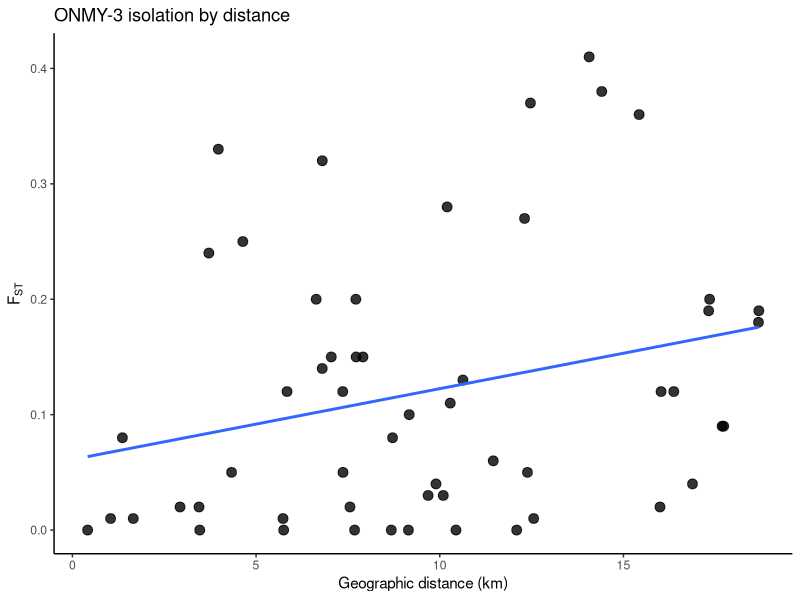
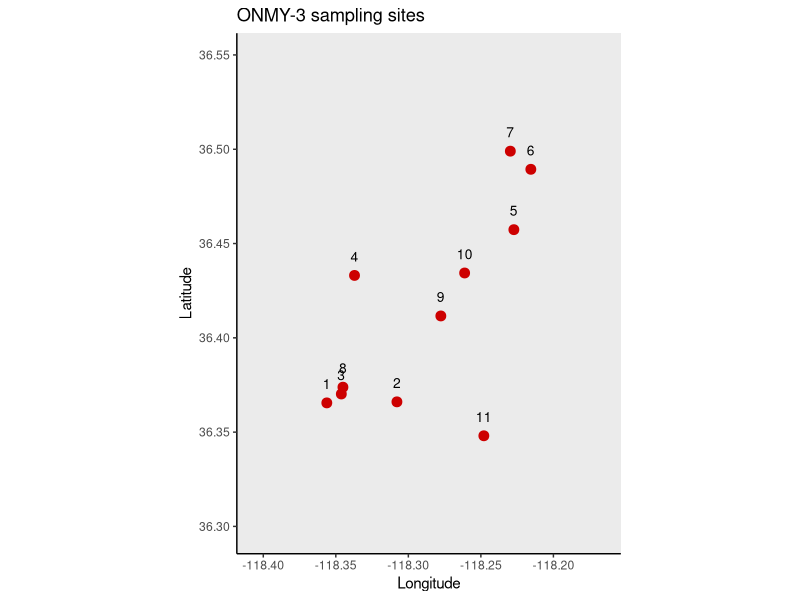

Generate these figures, in order, with R: (Note: this script raises an error after producing the figures.)
# -----------------------------
# ONMY-3 California golden trout
# Cordes et al. 2006
# Table 5 pairwise FST + Figure 1 sites
# -----------------------------

library(dplyr)
library(geosphere)
library(ggplot2)
library(maps)

# -----------------------------
# paths
# -----------------------------
setwd("/Users/johnmccall/Library/CloudStorage/OneDrive-TheOhioStateUniversity/Spring_2026/Landgen_DGS/DGS-Patterns-of-Fish-Diversity/DGS-Patterns-of-Fish-Diversity/Objective 2/Data/ONMY-3")

# -----------------------------
# sites (site, lat, lon ONLY)
# site order follows Table 5:
# VC, GC, LWM, JL, CSL, CL2, CL4, MJC, MBS, USS, SFK
# named-feature anchors were used where available;
# stream localities without exact sample GPS were placed
# at the named feature / best-available confluence anchor.
# -----------------------------
ONMY_3_sites <- data.frame(
  site = 1:11,
  lat = c(
    36.3655,    # 1 VC  Volcanic Creek
    36.36605,   # 2 GC  Groundhog Meadows / Groundhog Creek anchor
    36.3702162, # 3 LWM Little Whitney Meadow
    36.4330905, # 4 JL  Johnson Lake
    36.4573567, # 5 CSL Chicken Spring Lake
    36.4893625, # 6 CL2 Cottonwood Lake Number Two
    36.49898,   # 7 CL4 Cottonwood Lake Number Four
    36.3738273, # 8 MJC Middle Johnson Creek / Johnson Creek anchor
    36.4116,    # 9 MBS Mouth of Barigan Stringer / Barigan Stringer anchor
    36.434381,  # 10 USS Upper Stokes Stringer / Stokes Stringer anchor
    36.3480556  # 11 SFK South Fork Kern River above Ramshaw barrier
  ),
  lon = c(
    -118.3562,    # 1 VC
    -118.30787,   # 2 GC
    -118.346199,  # 3 LWM
    -118.3371076, # 4 JL
    -118.2272578, # 5 CSL
    -118.2155585, # 6 CL2
    -118.22969,   # 7 CL4
    -118.3450879, # 8 MJC
    -118.2776,    # 9 MBS
    -118.2611984, # 10 USS
    -118.24795    # 11 SFK
  )
)

# -----------------------------
# FST matrix (Table 5)
# order: VC, GC, LWM, JL, CSL, CL2, CL4, MJC, MBS, USS, SFK
# negative values set to 0
# -----------------------------
ONMY_3_fst <- matrix(0, 11, 11)
rownames(ONMY_3_fst) <- colnames(ONMY_3_fst) <- 1:11

ONMY_3_fst[2,1]  <- 0.05
ONMY_3_fst[3,1]  <- 0.01; ONMY_3_fst[3,2]  <- 0.00
ONMY_3_fst[4,1]  <- 0.20; ONMY_3_fst[4,2]  <- 0.15; ONMY_3_fst[4,3]  <- 0.15
ONMY_3_fst[5,1]  <- 0.36; ONMY_3_fst[5,2]  <- 0.37; ONMY_3_fst[5,3]  <- 0.38; ONMY_3_fst[5,4]  <- 0.28
ONMY_3_fst[6,1]  <- 0.18; ONMY_3_fst[6,2]  <- 0.12; ONMY_3_fst[6,3]  <- 0.09; ONMY_3_fst[6,4]  <- 0.01; ONMY_3_fst[6,5]  <- 0.24
ONMY_3_fst[7,1]  <- 0.19; ONMY_3_fst[7,2]  <- 0.12; ONMY_3_fst[7,3]  <- 0.09; ONMY_3_fst[7,4]  <- 0.00; ONMY_3_fst[7,5]  <- 0.25; ONMY_3_fst[7,6]  <- 0.01
ONMY_3_fst[8,1]  <- 0.08; ONMY_3_fst[8,2]  <- 0.02; ONMY_3_fst[8,3]  <- -0.02; ONMY_3_fst[8,4]  <- 0.20; ONMY_3_fst[8,5]  <- 0.41; ONMY_3_fst[8,6]  <- 0.19; ONMY_3_fst[8,7]  <- 0.20
ONMY_3_fst[9,1]  <- 0.08; ONMY_3_fst[9,2]  <- -0.01; ONMY_3_fst[9,3]  <- -0.04; ONMY_3_fst[9,4]  <- 0.12; ONMY_3_fst[9,5]  <- 0.32; ONMY_3_fst[9,6]  <- 0.11; ONMY_3_fst[9,7]  <- 0.13; ONMY_3_fst[9,8]  <- 0.05
ONMY_3_fst[10,1] <- 0.06; ONMY_3_fst[10,2] <- -0.05; ONMY_3_fst[10,3] <- -0.07; ONMY_3_fst[10,4] <- 0.14; ONMY_3_fst[10,5] <- 0.33; ONMY_3_fst[10,6] <- 0.12; ONMY_3_fst[10,7] <- 0.15; ONMY_3_fst[10,8] <- 0.03; ONMY_3_fst[10,9] <- 0.02
ONMY_3_fst[11,1] <- 0.04; ONMY_3_fst[11,2] <- 0.01; ONMY_3_fst[11,3] <- -0.02; ONMY_3_fst[11,4] <- 0.05; ONMY_3_fst[11,5] <- 0.27; ONMY_3_fst[11,6] <- 0.02; ONMY_3_fst[11,7] <- 0.04; ONMY_3_fst[11,8] <- 0.10; ONMY_3_fst[11,9] <- 0.02; ONMY_3_fst[11,10] <- 0.03

ONMY_3_fst[upper.tri(ONMY_3_fst)] <- t(ONMY_3_fst)[upper.tri(ONMY_3_fst)]
ONMY_3_fst[ONMY_3_fst < 0] <- 0
diag(ONMY_3_fst) <- 0

# -----------------------------
# pairwise geographic distances for IBD
# -----------------------------
coords <- ONMY_3_sites %>% select(lon, lat)
geo_dist_km <- geosphere::distm(coords, fun = geosphere::distHaversine) / 1000
rownames(geo_dist_km) <- colnames(geo_dist_km) <- ONMY_3_sites$site

ibd_df <- data.frame(
  site1   = rownames(ONMY_3_fst)[row(ONMY_3_fst)[upper.tri(ONMY_3_fst)]],
  site2   = colnames(ONMY_3_fst)[col(ONMY_3_fst)[upper.tri(ONMY_3_fst)]],
  fst     = ONMY_3_fst[upper.tri(ONMY_3_fst)],
  dist_km = geo_dist_km[upper.tri(geo_dist_km)]
)

# -----------------------------
# map of sampling sites
# -----------------------------
world_map <- map_data("world")
usa_map   <- subset(world_map, region %in% c("USA", "Mexico"))

map_df <- ONMY_3_sites %>%
  mutate(label = as.character(site))

p_map <- ggplot() +
  geom_polygon(
    data = usa_map,
    aes(x = long, y = lat, group = group),
    fill = "grey92",
    color = "grey55",
    linewidth = 0.2
  ) +
  geom_point(
    data = map_df,
    aes(x = lon, y = lat),
    color = "red3",
    size = 3
  ) +
  geom_text(
    data = map_df,
    aes(x = lon, y = lat, label = label),
    nudge_y = 0.01,
    size = 3.5
  ) +
  coord_fixed(
    ratio = 1.3,
    xlim = range(map_df$lon) + c(-0.05, 0.05),
    ylim = range(map_df$lat) + c(-0.05, 0.05)
  ) +
  theme_classic() +
  labs(
    x = "Longitude",
    y = "Latitude",
    title = "ONMY-3 sampling sites"
  )

# -----------------------------
# IBD plot
# -----------------------------
p_ibd <- ggplot(ibd_df, aes(x = dist_km, y = fst)) +
  geom_point(size = 3, alpha = 0.8) +
  geom_smooth(method = "lm", se = FALSE) +
  theme_classic() +
  labs(
    x = "Geographic distance (km)",
    y = expression(F[ST]),
    title = "ONMY-3 isolation by distance"
  )

# -----------------------------
# save RData
# -----------------------------
save(
  ONMY_3_fst,
  ONMY_3_sites,
  file = "/Users/johnmccall/Library/CloudStorage/OneDrive-TheOhioStateUniversity/Spring_2026/Landgen_DGS/DGS-Patterns-of-Fish-Diversity/DGS-Patterns-of-Fish-Diversity/Objective 2/Data/ONMY-3/data/ONMY-3.RData"
)

# -----------------------------
# print outputs
# -----------------------------
print(ONMY_3_sites)
print(round(ONMY_3_fst, 4))
print(head(ibd_df))
print(p_map)
print(p_ibd)
